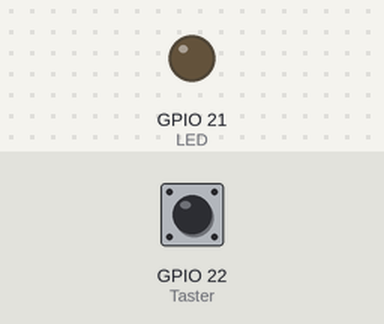
The sketch below on a simulated ESP32. Parts: output pins drawn as LEDs (lit = HIGH). The inputs (shaded band) are chosen by the test bench; at power-on: GPIO 22 (Taster) LOW.

Above: at 1.2 s.
1.3 s: GPIO 22 (Taster) pulled HIGH for 0.15 s
At 1.37 s:
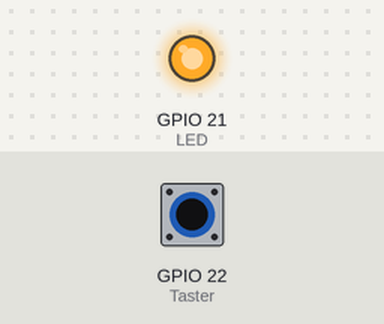
2.9 s: GPIO 22 (Taster) pulled HIGH for 3.2 s
At 6.6 s:
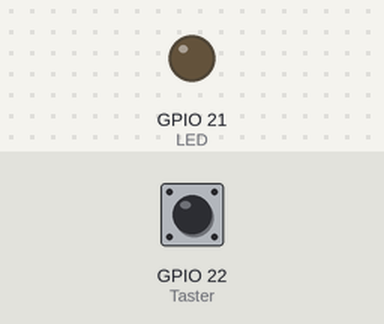
Timing chart, 0 to 8.1 s (numbered marks = the images above; inputs shaded):
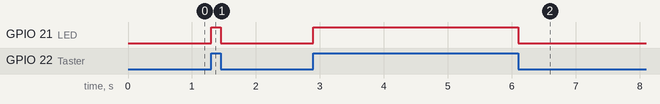

The sketch:

ESP32_ExternalInterrupt001.ino
```cpp
#define LED    21 // LED-Pin
#define Taster 22 // Taster-Pin

volatile bool LEDStatus = false; // LED-Status

void setup() {
  pinMode(LED, OUTPUT); // LED-Pin als Ausgang
  pinMode(Taster, INPUT); // Taster-Pin als Eingang
  attachInterrupt(digitalPinToInterrupt(Taster), toggle, CHANGE);
}

void loop() { /* leer */ }

void toggle() {
   LEDStatus = !LEDStatus;
   digitalWrite(LED, LEDStatus);
}
```

Measured:
- after the input at 1.3 s, GPIO 21 (LED): LOW → HIGH at once, → LOW 0.15 s later
- after the input at 2.9 s, GPIO 21 (LED): LOW → HIGH at once, → LOW 3.2 s later
